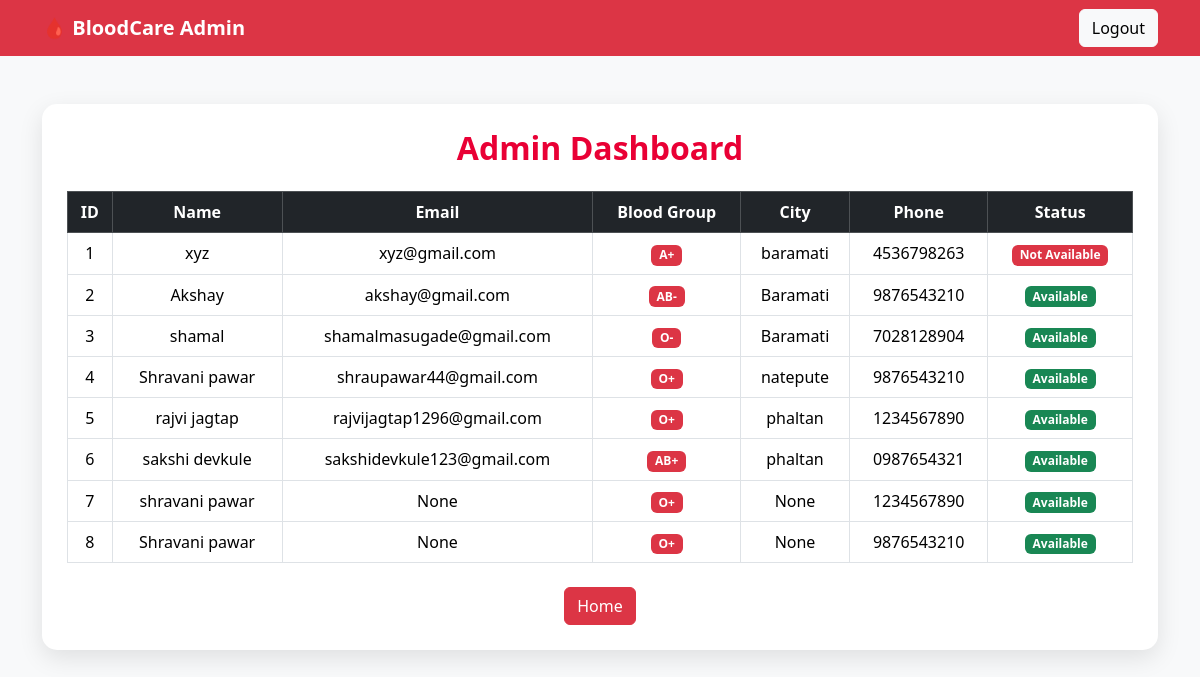
Page /admin (signed in) on the committed database.
### tables this page shows
CREATE TABLE donors(
    id INTEGER PRIMARY KEY AUTOINCREMENT,
    name TEXT,
    email TEXT UNIQUE,
    password TEXT,
    blood_group TEXT,
    city TEXT,
    phone TEXT,
    availability TEXT
, address TEXT, gender TEXT);

### app.py (the view)
@app.route("/admin")
def admin():
    if session.get("admin") != "admin":
        return redirect("/admin_login")
    conn=get_db()
    cursor=conn.cursor()
    cursor.execute("SELECT * FROM donors")
    donors=cursor.fetchall()
    conn.close()
    return render_template(
        "admin.html",
        donors=donors
    )

### app.py (called while the page is built)
def get_db():
    conn = sqlite3.connect("blood.db")
    conn.row_factory = sqlite3.Row
    return conn

### templates/admin.html (shortened to what this page needs)
<!DOCTYPE html>
<html>
<head>
<link href="https://cdn.jsdelivr.net/npm/bootstrap@5.3.3/dist/css/bootstrap.min.css" rel="stylesheet">
</head>
<body>
<nav class="navbar navbar-dark bg-danger">
<div class="container">
<span class="navbar-brand fw-bold">
🩸 BloodCare Admin
</span>
<a href="/admin_logout" class="btn btn-light">
Logout
</a>
</div>
</nav>
<div class="container mt-5">
<div class="dashboard-card">
<h2 class="text-center header mb-4">
Admin Dashboard
</h2>
<table class="table table-bordered table-hover text-center">
<thead class="table-dark">
<tr>
<th>ID</th>
<th>Name</th>
<th>Email</th>
<th>Blood Group</th>
<th>City</th>
<th>Phone</th>
<th>Status</th>
</tr>
</thead>
<tbody>
{% for donor in donors %}
<tr>
<td>{{ donor["id"] }}</td>
<td>{{ donor["name"] }}</td>
<td>{{ donor["email"] }}</td>
<td>
<span class="badge bg-danger">
{{ donor["blood_group"] }}
</span>
</td>
<td>{{ donor["city"] }}</td>
<td>{{ donor["phone"] }}</td>
<td>
{% if donor["availability"] == "Available" %}
<span class="badge badge-available">
Available
</span>
{% else %}
<span class="badge badge-unavailable">
Not Available
</span>
{% endif %}
</td>
</tr>
{% endfor %}
</tbody>
</table>
<div class="text-center mt-4">
<a href="/" class="btn btn-danger">
Home
</a>
</div>
</div>
</div>
</body>
</html>

### templates/admin.html (style rules this page uses)
body { background:#f8f9fa; }
.dashboard-card { background:white; padding:25px; border-radius:15px; box-shadow:0 8px 25px rgba(0,0,0,0.1); }
.header { color:#e90035; font-weight:bold; }
.badge-available { background:#198754; }
.badge-unavailable { background:#dc3545; }

### rows in the picture
donors: id "1", name "xyz", email "xyz@gmail.com", blood_group "A+", city "baramati", phone "4536798263", availability "Not Available"
donors: id "2", name "Akshay", email "akshay@gmail.com", blood_group "AB-", city "Baramati", phone "9876543210", availability "Available"
donors: id "3", name "shamal", email "shamalmasugade@gmail.com", blood_group "O-", city "Baramati", phone "7028128904", availability "Available"
donors: id "4", name "Shravani pawar", email "shraupawar44@gmail.com", blood_group "O+", city "natepute", phone "9876543210", availability "Available"
donors: id "5", name "rajvi jagtap", email "rajvijagtap1296@gmail.com", blood_group "O+", city "phaltan", phone "1234567890", availability "Available"
donors: id "6", name "sakshi devkule", email "sakshidevkule123@gmail.com", blood_group "AB+", city "phaltan", phone "0987654321", availability "Available"
donors: id "7", name "shravani pawar", email "None", blood_group "O+", city "None", phone "1234567890", availability "Available"
donors: id "8", name "Shravani pawar", email "None", blood_group "O+", city "None", phone "9876543210", availability "Available"
